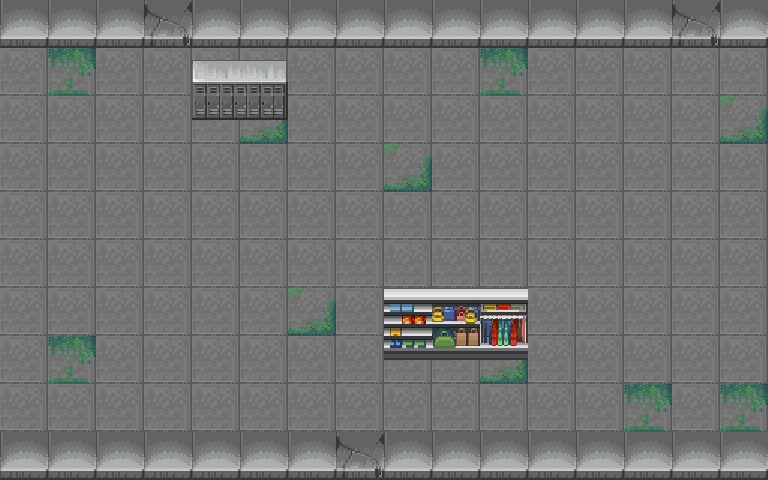

Rendered tile map (Tiled .tmx) drawn with the repository's tilesets; below, a short description and the full map source, tile grids included:
An orthogonal 16x10 tile map with 48x48 px tiles, 2 tile layers (Background, Decoration), 12 tilesets and 13 objects.

<map version="1.10" tiledversion="1.12.2" orientation="orthogonal" renderorder="right-down" width="16" height="10" tilewidth="48" tileheight="48" infinite="0" nextlayerid="5" nextobjectid="114">
 <tileset firstgid="1" source="Interiors_free_48x48.tsx" />
 <tileset firstgid="1425" source="Room_Builder_free_48x48.tsx" />
 <tileset firstgid="1816" source="Tileset_48x48_1.tsx" />
 <tileset firstgid="1916" source="Tileset_48x48_2.tsx" />
 <tileset firstgid="2016" source="Tileset_48x48_3.tsx" />
 <tileset firstgid="2116" source="Tileset_48x48_9.tsx" />
 <tileset firstgid="2216" source="Tileset_48x48_16.tsx" />
 <tileset firstgid="2384" source="nt481.tsx" />
 <tileset firstgid="2512" source="nt482.tsx" />
 <tileset firstgid="2640" source="nt483.tsx" />
 <tileset firstgid="2768" source="nt484.tsx" />
 <tileset firstgid="3024" source="nt485.tsx" />
 <layer id="1" name="Background" width="16" height="10">
  <data encoding="csv">
2543,2543,2543,2541,2543,2543,2543,2543,2543,2543,2543,2543,2543,2543,2541,2543,
2512,2514,2512,2512,2512,2512,2512,2512,2512,2512,2514,2512,2512,2512,2512,2512,
2512,2512,2512,2512,2512,2513,2512,2512,2512,2512,2512,2512,2512,2512,2512,2513,
2512,2512,2512,2512,2512,2512,2512,2512,2513,2512,2512,2512,2512,2512,2512,2512,
2512,2512,2512,2512,2512,2512,2512,2512,2512,2512,2512,2512,2512,2512,2512,2512,
2512,2512,2512,2512,2512,2512,2512,2512,2512,2512,2512,2512,2512,2512,2512,2512,
2512,2512,2512,2512,2512,2512,2513,2512,2512,2512,2512,2512,2512,2512,2512,2512,
2512,2514,2512,2512,2512,2512,2512,2512,2512,2512,2513,2512,2512,2512,2512,2512,
2512,2512,2512,2512,2512,2512,2512,2512,2512,2512,2512,2512,2512,2514,2512,2514,
2543,2543,2543,2543,2543,2543,2543,2541,2543,2543,2543,2543,2543,2543,2543,2543
</data>
 </layer>
 <layer id="2" name="Decoration" width="16" height="10">
  <data encoding="csv">
0,0,0,0,0,0,0,0,0,0,0,0,0,0,0,0,
0,0,0,0,2922,2923,0,0,0,0,0,0,0,0,0,0,
0,0,0,0,2938,2939,0,0,0,0,0,0,0,0,0,0,
0,0,0,0,0,0,0,0,0,0,0,0,0,0,0,0,
0,0,0,0,0,0,0,0,0,0,0,0,0,0,0,0,
0,0,0,0,0,0,0,0,0,0,0,0,0,0,0,0,
0,0,0,0,0,0,0,0,3128,3164,3165,0,0,0,0,0,
0,0,0,0,0,0,0,0,3144,3180,3181,0,0,0,0,0,
0,0,0,0,0,0,0,0,0,0,0,0,0,0,0,0,
0,0,0,0,0,0,0,0,0,0,0,0,0,0,0,0
</data>
 </layer>
 <objectgroup id="3" name="Spawns">
  <properties>
   <property name="desc" value="在此放置玩家和敌人的出生点" />
  </properties>
  <object id="102" x="96" y="288" width="48" height="48" />
  <object id="103" x="96" y="336" width="48" height="48" />
  <object id="104" x="48" y="288" width="48" height="48" />
  <object id="105" x="48" y="384" width="48" height="48" />
  <object id="106" x="144" y="384" width="48" height="48" />
  <object id="107" x="0" y="240" width="48" height="48" />
  <object id="108" x="0" y="336" width="48" height="48" />
  <object id="110" x="624" y="48" width="48" height="48" />
  <object id="111" x="720" y="48" width="48" height="48" />
  <object id="112" x="672" y="96" width="48" height="48" />
  <object id="113" x="720" y="144" width="48" height="48" />
 </objectgroup>
 <objectgroup id="4" name="Collisions">
  <properties>
   <property name="desc" value="在此绘制碰撞盒" />
  </properties>
  <object id="100" x="192" y="48" width="96" height="96" />
  <object id="101" x="384" y="288" width="144" height="96" />
 </objectgroup>
</map>
